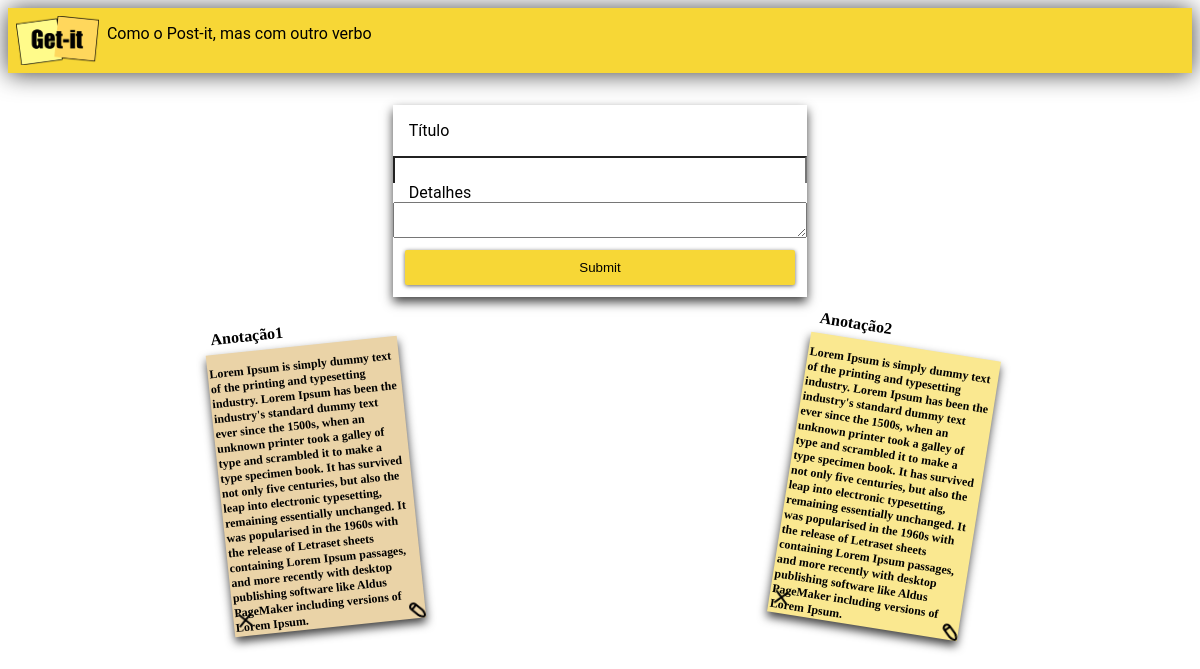
The app's page /, older data.
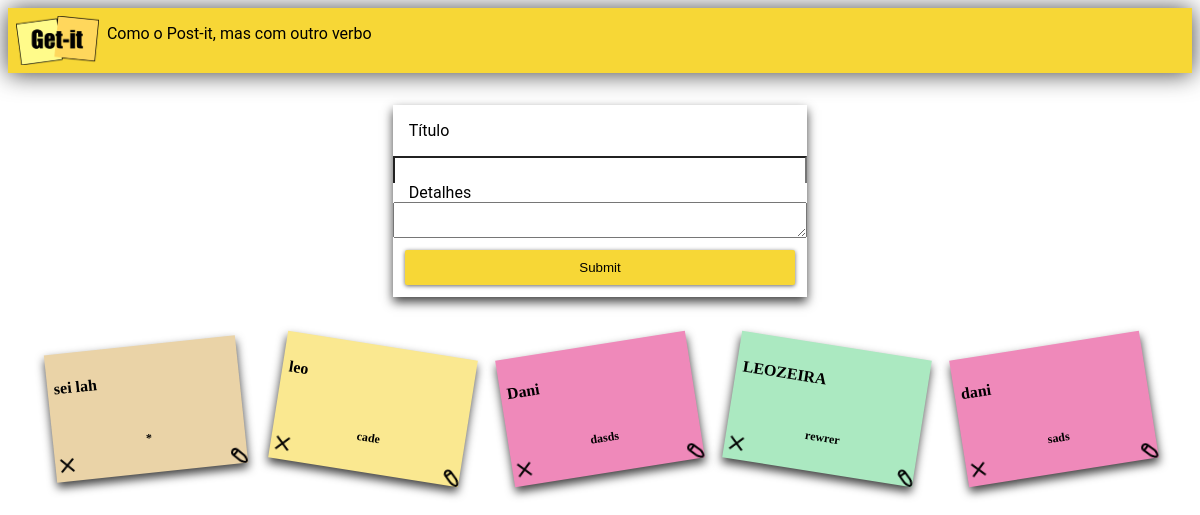
The same page, newer data.
### notes/models.py (models this page shows, shortened)
class Note(models.Model):
    title = models.CharField(max_length=200)
    content = models.TextField()
    id = models.AutoField(primary_key=True)

### notes/views.py (the view)
# urls.py: path('', views.index, name='index'),
def index(request):
    if request.method == 'POST':
        title = request.POST.get('titulo')
        content = request.POST.get('detalhes')
        ID = request.POST.get("Id")
        print(title,"\n",content,"\n",ID)
        if ID == "":
            add(title,content)
        else:
            if title == None:
                Note.objects.filter(id=ID).delete()
            else:
                print("entrei no else loko")
                edition = Note.objects.get(id=ID)
                edition.title = title
                edition.content = content
                edition.save()
        return redirect('index')
    else:
        all_notes = Note.objects.all()
        return render(request, 'notes/index.html', {'notes': all_notes})

### notes/templates/notes/index.html (shortened to what this page needs)
{% extends "notes/base.html" %}
{% load static %}
{% block content %}
<div class="appbar">
<img src="{% static 'notes/img/logo-getit.png' %}" class="logo" />
<p>Como o Post-it, mas com outro verbo</p>
</div>
<main class="container">
  <form class="form-card" method="post">
    <label class="form-card-title" for="titulo">Título</label>
    <input id="titulo" type="text" name="titulo" />
    <label class="autoresize" for="detalhes">Detalhes</label>
    <textarea id="detalhes" name="detalhes"></textarea>
    <input class="btn"  type="submit" />
  </form>
  <div class="card-container">
    {% for note in notes %}
    <div class="card" >
      <form class="card_delete" method="post">
        <input class="delete_img" src="{% static 'notes/img/delete.png' %}" type="image"  alt="Submit"/>
      </form>
      <a class="card_edit"  onclick="editar_card('{{ note.id }}')" >
        <input class="edit_img" src="{% static 'notes/img/edit.png' %}" type="image"/>
      </a>
      <h3 class="card-title" name="title-{{note.id}}" >{{ note.title }}</h3>
      <h3 class="card-content" name="content-{{note.id}}" >{{ note.content}}</h3>
      </div>
      {% endfor %}
    </div>
</main>
{% endblock %}

### notes/templates/notes/base.html (shortened to what this page needs)
{% load static %}
<!DOCTYPE html>
<html>
  <head>
    <link rel="stylesheet" type="text/css" href="{% static 'notes/css/getit2.css' %}" />
  </head>
  <body>
    {% block content %}
    {% endblock %}
  </body>
</html>

### notes/static/notes/css/getit2.css (style rules this page uses)
html, body { font-family: "Roboto", sans-serif; }
.appbar { background-color: #f7d736; display: flex; flex-direction: row; align-content: center; box-shadow: 0 1px 24px 0 rgba(0, 0, 0, 0.75); margin-bottom: 1rem; }
.logo { width: 7%; margin: 0.5rem; }
.form-card { display:flex; flex-direction: column; margin-left: auto; margin-right: auto; margin-top: 2rem; margin-bottom: 2rem; width: 35%; box-shadow: 0 5px 10px 0 rgba(0, 0, 0, 0.75); border: none; }
.form-card input[type=text] { font-family: 'Roboto', sans-serif; box-shadow: none; border-bottom: none; font-size: 120%; }
.form-card-title { font-size: auto; margin: 1rem; border:none; }
.autoresize { font-family: 'Roboto', sans-serif; font-size: auto; resize:none; border:none; margin-left: 1rem; }
.btn { position: relative; display: block; padding: 10px 15px; border:none; overflow: hidden; border-width: 0; outline: none; border-radius: 2px; box-shadow: 0 1px 4px rgba(0, 0 , 0, 0.6); background-color: #f7d736; transition: background-color 0.3s; margin: 0.75rem; }
.card-container { margin: 1.5rem; display:flex; flex-wrap:wrap; justify-content: space-around; }
.card { display: flex; justify-content: space-evenly; flex-direction: column; margin-right: 0.2rem; margin-left: 0.2rem; margin-top: 1rem; margin-bottom: 1rem; width: 25%; min-height: 8rem; max-width: 12rem; box-shadow: 0 1px 5px 0 rgba(0, 0, 0, 0.75); border: none; box-shadow: 0 5px 10px 0 rgba(0, 0, 0, 0.75); }
.card-title { font-family: 'Permanent Marker', cursive; font-weight: bold; font-size: 1rem; margin-top: -1.5rem; margin-left: 0.4rem; }
.card-content { font-family: 'Permanent Marker', cursive; font-size: 0.75rem; align-self:center; margin: 0.1rem; }
.btn:before { content: ""; position: absolute; top: 50%; left: 50%; display: block; width: 0; padding-top: 0; border-radius: 100%; background-color: rgba(236, 240, 241, 0.3); -webkit-transform: translate(-50%, -50%); -moz-transform: translate(-50%, -50%); -ms-transform: translate(-50%, -50%); -o-transform: translate(-50%, -50%); transform: translate(-50%, -50%); }
.card-rotation-3 { background-color: #fae890; transform: rotate(9deg); }
.card-rotation-6 { background-color: #ef89ba; transform: rotate(-9deg); }
.card-rotation-9 { background-color: #abe9c1; transform: rotate(9deg); }
.card-rotation-11 { background-color: #ead3a7; transform: rotate(-6deg); }
.card_delete { position: absolute; left: 0; bottom: 0; }
.edit_img { position: absolute; right: 0; bottom:0; }

Row changes from the older to the newer data that the page shows:
removed Note: title "Anotação1", content "Lorem Ipsum is simply dummy text of the printing and typesetting industry. Lorem Ipsum has been the industry's standard dummy text ever since the 1500s, when an unknown printer took a galley of type and scrambled it to make a type specimen book. It has survived not only five centuries, but also the leap into electronic typesetting, remaining essentially unchanged. It was popularised in the 1960s with the release of Letraset sheets containing Lorem Ipsum passages, and more recently with desktop publishing software like Aldus PageMaker including versions of Lorem Ipsum."
removed Note: title "Anotação2", content "Lorem Ipsum is simply dummy text of the printing and typesetting industry. Lorem Ipsum has been the industry's standard dummy text ever since the 1500s, when an unknown printer took a galley of type and scrambled it to make a type specimen book. It has survived not only five centuries, but also the leap into electronic typesetting, remaining essentially unchanged. It was popularised in the 1960s with the release of Letraset sheets containing Lorem Ipsum passages, and more recently with desktop publishing software like Aldus PageMaker including versions of Lorem Ipsum."
added Note: title "sei lah", content "*"
added Note: title "leo", content "cade"
added Note: title "Dani", content "dasds"
added Note: title "LEOZEIRA", content "rewrer"
added Note: title "dani", content "sads"
